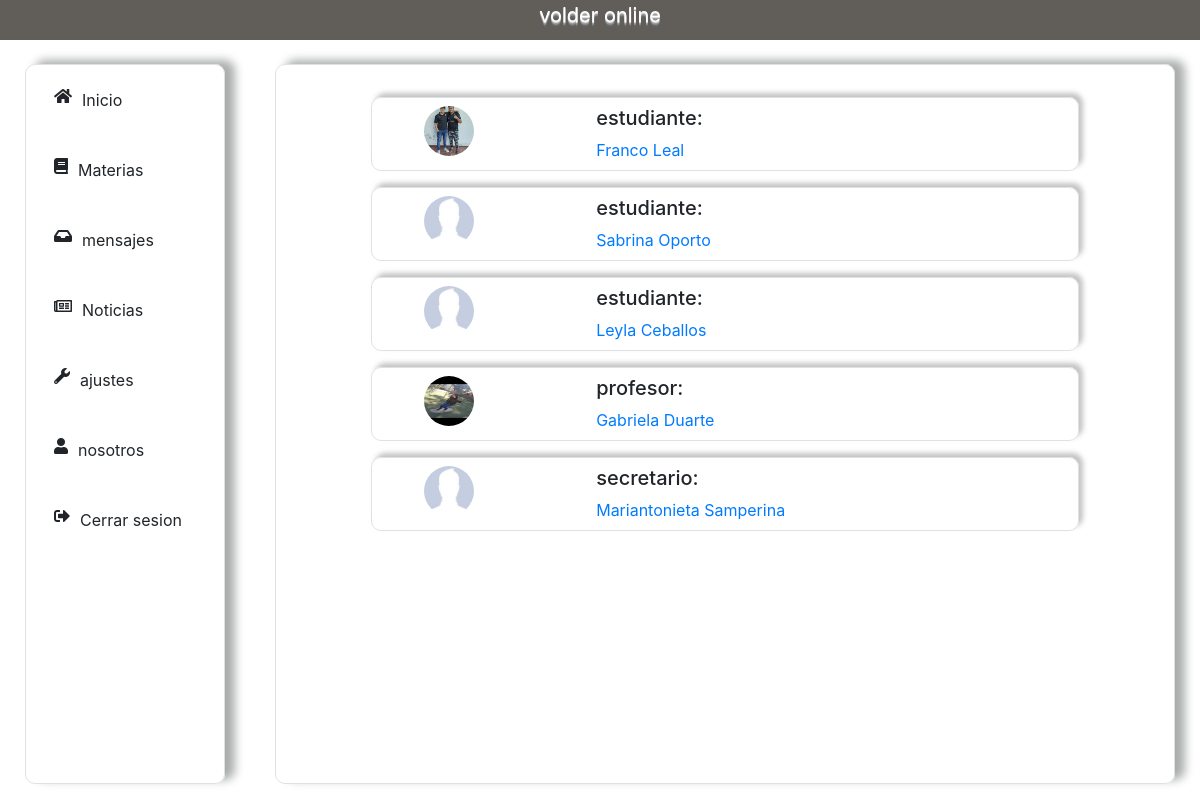
The page /mensajes/bandeja_de_entrada (signed in) on the database as committed earlier.
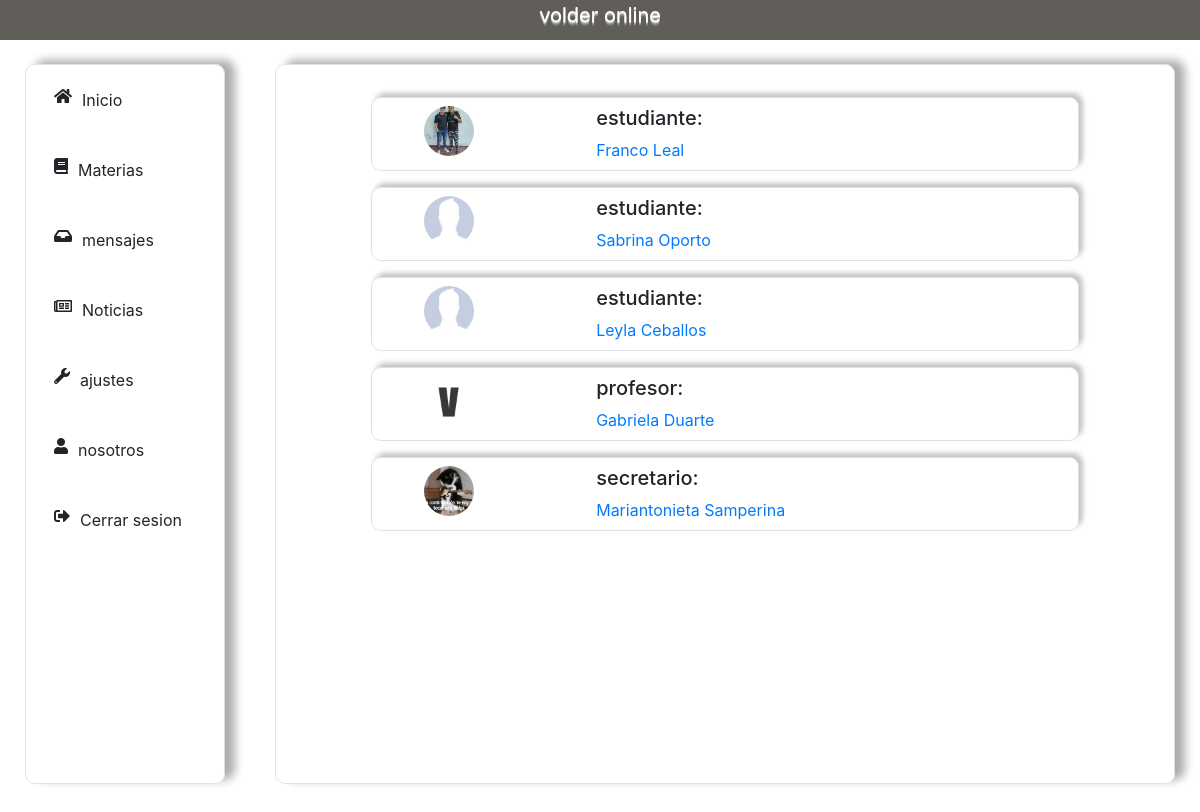
The same page on the database as committed later.
### mensajes/models.py (models this page shows, shortened)
class Grupo_chat(models.Model):
    persona1 = models.ForeignKey(User, on_delete = models.CASCADE,related_name='persona1')
    persona2 = models.ForeignKey(User, on_delete = models.CASCADE,related_name='persona2')

### usuarios/models.py (models this page shows, shortened)
class Profesor(models.Model):
    user = models.OneToOneField(User, on_delete = models.CASCADE)
    nombre = models.CharField(max_length=50)
    apellido = models.CharField(max_length=50)
    dni = models.IntegerField(unique=True)
    foto =  models.ImageField(upload_to="fotos_de_perfil/profesor", null=True, blank=True)
    class Meta():
        ordering = ['apellido']
    def __str__(self):
        nombre_y_apellido = self.nombre + " " + self.apellido
        return nombre_y_apellido
    @property
    def imageURL(self):
        try:
            url = self.foto.url
        except:
            url = "/static/img/fotoPerfil.jpg"
        return url

class Secretario(models.Model):
    user = models.OneToOneField(User, on_delete = models.CASCADE)
    nombre = models.CharField(max_length=50)
    apellido = models.CharField(max_length=50)
    foto =  models.ImageField(upload_to="fotos_de_perfil/secretario", null=True, blank=True)
    def __str__(self):
        nombre_y_apellido = self.nombre + " " + self.apellido
        return nombre_y_apellido
    @property
    def imageURL(self):
        try:
            url = self.foto.url
        except:
            url = "/static/img/fotoPerfil.jpg"
        return url

### mensajes/views.py (the view)
# urls.py: path('bandeja_de_entrada', views.bandeja_de_entrada, name="bandeja_de_entrada"),
def bandeja_de_entrada(request):
    if hasattr(request.user, 'estudiante'):
        extend = "volder/base.html"
    elif hasattr(request.user, 'profesor'):
        extend = "profesor/base.html"
    elif hasattr(request.user, 'preceptor'):
        extend = "preceptor/base.html"
    else:
        extend = "secretario/base.html"
    grupos = []
    try:
        grupos += Grupo_chat.objects.filter(persona1=request.user)
    except:
        pass
    try:
        grupos += Grupo_chat.objects.filter(persona2=request.user)
    except:
        pass
    if grupos == []:
        messages.success(request, f'Aun no tiene mensajes :(')
    cont = {
        "grupos":grupos,
        "extend":extend,
    }
    return render(request,"mensajes/bandeja_de_entrada.html", cont)

### usuarios/models.py (called while the page is built)
    def __str__(self):
        nombre_y_apellido = self.nombre + " " + self.apellido
        return nombre_y_apellido

    @property
    def imageURL(self):
        try:
            url = self.foto.url
        except:
            url = "/static/img/fotoPerfil.jpg"
        return url

### mensajes/templates/mensajes/bandeja_de_entrada.html (shortened to what this page needs)
{% extends extend %}
{% load static %}
{% block content %}
    <div class="mid-contenido mid-contenido-animacion border col-12 col-md-9 mx-auto my-4 p-4">
        {% for grupo in grupos %}
            <div class="row">
                <div class="charla col-10 mx-auto border my-2 p-2">
                    <div class="row">
                        {% if user != grupo.persona1 %}
                            {% if grupo.persona1.secretario %}
                                    <div class="col-2 mx-auto">
                                        <img src="{{grupo.persona1.secretario.imageURL}}" alt="">
                                    </div>
                                    <div class="col-8 mx-auto">
                                            <p class="h5"> secretario: </p>
                                            <a class="text-center" href="{{grupo.persona1.id}}">
                                                {{grupo.persona1.secretario}}
                                            </a>
                                    </div>
                                {% endif %}
                            {% else %}
                                {% if grupo.persona2.secretario %}
                                    <div class="col-2 mx-auto">
                                        <img src="{{grupo.persona2.secretario.imageURL}}" alt="">
                                    </div>
                                    <div class="col-8 mx-auto">
                                            <p class="h5"> secretario: </p>
                                            <a class="text-center" href="{{grupo.persona2.id}}">
                                                {{grupo.persona2.secretario}}
                                            </a>
                                    </div>
                                {% elif grupo.persona2.profesor  %}
                                    <div class="col-2 mx-auto">
                                        <img src="{{grupo.persona2.profesor.imageURL}}" alt="">
                                    </div>
                                    <div class="col-8 mx-auto">
                                            <p class="h5"> profesor: </p>
                                            <a href="{{grupo.persona2.id}}">
                                                    {{grupo.persona2.profesor}}
                                            </a>
                                    </div>
                                {% elif grupo.persona2.estudiante  %}
                                    <div class="col-2 mx-auto">
                                        <img src="{{grupo.persona2.estudiante.imageURL}}" alt="">
                                    </div>
                                    <div class="col-8 mx-auto">
                                        <p class="h5"> estudiante:</p>
                                        <a href="{{grupo.persona2.id}}">
                                            {{grupo.persona2.estudiante}}
                                        </a>
                                    </div>
                                {% endif %}
                            {% endif %}
                        </div>
                    </div>
            </div>
        {% endfor %}
    </div>
{% endblock %}

Rows that differ between the two databases and show on the page:
changed through a linked row, Grupo_chat "Gabriela Duarte": persona2.profesor.imageURL: a different picture
changed through a linked row, Grupo_chat "Mariantonieta Samperina": persona1.secretario.imageURL: picture added in place of a placeholder
